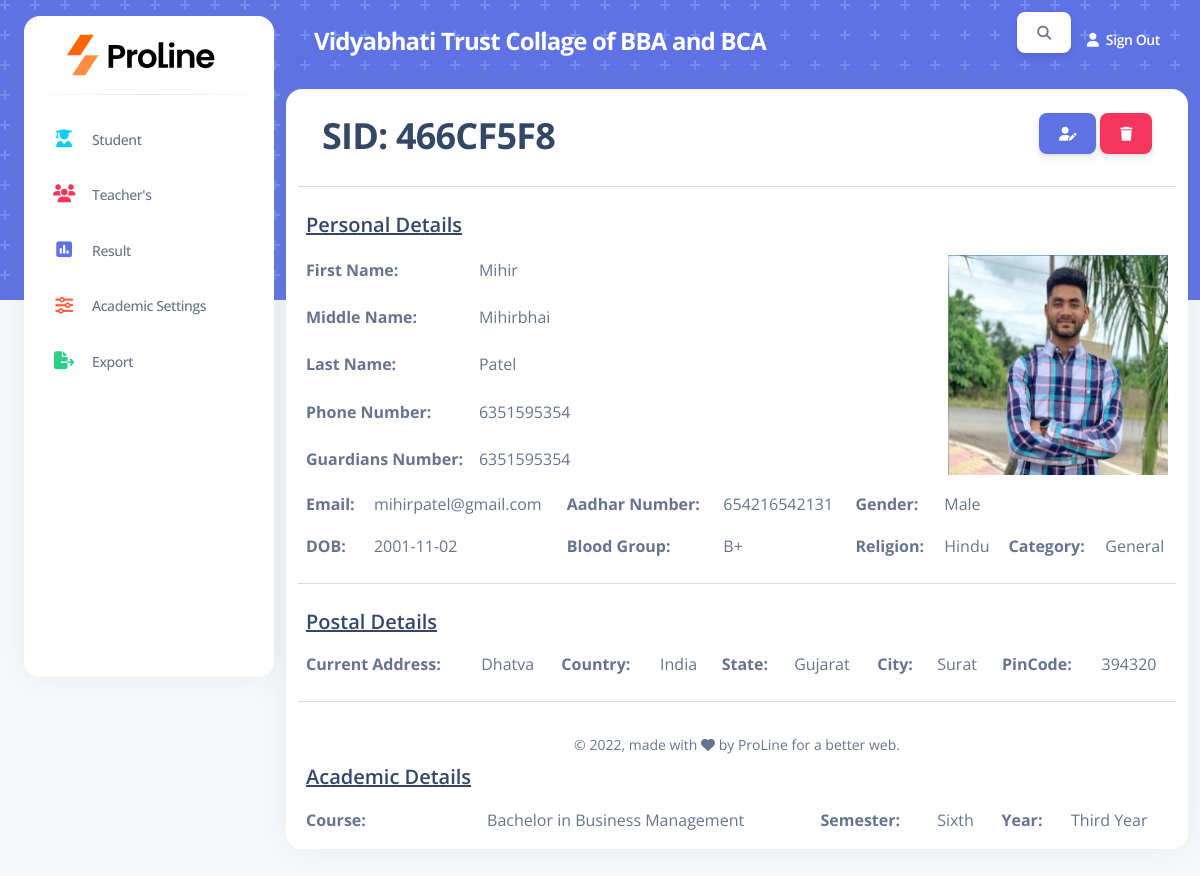
Page /fullStudentDetail.php?SID=466CF5F8 on the committed database.
### tables this page shows
CREATE TABLE `stud_details` (
  `SID` varchar(255) NOT NULL,
  `Photo` varchar(255) NOT NULL,
  `First_Name` varchar(255) NOT NULL,
  `Middle_Name` varchar(255) NOT NULL,
  `Last_Name` varchar(255) NOT NULL,
  `Phone_Number` varchar(255) NOT NULL,
  `Guardians_Number` varchar(255) NOT NULL,
  `Email` varchar(255) NOT NULL,
  `Aadhar_Number` varchar(255) NOT NULL,
  `Gender` varchar(255) NOT NULL,
  `DOB` date NOT NULL,
  `Blood_Group` varchar(255) NOT NULL,
  `POB` varchar(255) NOT NULL,
  `Religion` varchar(255) NOT NULL,
  `Category` varchar(255) NOT NULL,
  `Current_Add` varchar(255) NOT NULL,
  `Country` varchar(255) NOT NULL,
  `State` varchar(255) NOT NULL,
  `City` varchar(255) NOT NULL,
  `PinCode` varchar(255) NOT NULL,
  `Course` varchar(255) NOT NULL,
  `Year` varchar(255) NOT NULL,
  `Semester` varchar(255) DEFAULT NULL
);

### fullStudentDetail.php (the view, shortened to what this page needs)
<?php
    $sid = $_GET['SID'];
    include 'Connection.php';
    $q = 'select * from stud_details where SID = "'.$sid.'"';
    $query = mysqli_query($conn,$q);
    $res = mysqli_fetch_array($query);
?>
<!DOCTYPE html>
<html lang="en">
<head>
  <?php include 'includes/links.php'; ?>
</head>
<body class="g-sidenav-show   bg-gray-100">
    <?php include 'includes/side-navbar.php' ?>
  <main class="main-content position-relative border-radius-lg ">
    <?php include 'includes/top-navbar.php' ?>
    <div class="container-fluid py-2">
      <div class="row">
          <div class="card mb-4 col-12">
            <div class="card-header pb-0 d-flex justify-content-between">
              <h2 > SID: <?php echo $res['SID'] ?></h2>
              <div>
                <a class="btn btn-primary" href = "editstudent.php?SID=<?php echo $res['SID'] ?>" ><i class="fas fa-user-edit"></i></a>
                <a class="btn btn-danger" href = "deletestudent.php?SID=<?php echo $res['SID'] ?>"><i class="fas fa-trash"></i></a>
              </div>
            </div>
            <hr>
            <div class="card-body px-0 pt-0 pb-2">
              <div class="p-0">
                <table class=" table align-items-center mb-0 w-100 table-borderless">
                  <tbody>
                      <tr>
                          <td>
                            <h5 class="mb-0 mr-3 text-decoration-underline">Personal Details</h5>
                          </td>
                      </tr>
                      <tr>
                          <td >
                            <p class="text-md font-weight-bolder mb-0">First Name:</p>
                          </td>
                          <td>
                            <p class="text-md mb-0"><?php echo $res['First_Name'] ?></p>
                          </td>
                          <td style="text-align:right;" rowspan="5" >
                              <div>
                                  <img src="./Student_Photo/<?php echo $res['Photo'] ?>" style="width:220px; height:220px" />
                              </div>
                          </td>
                      </tr>
                      <tr>
                          <td >
                            <p class="text-md font-weight-bolder mb-0">Middle Name:</p>
                          </td>
                          <td>
                            <p class="text-md mb-0"><?php echo $res['Middle_Name'] ?></p>
                          </td>
                      </tr>
                      <tr>
                          <td style="width:100px;">
                            <p class="text-md font-weight-bolder mb-0">Last Name:</p>
                          </td>
                          <td>
                            <p class="text-md mb-0"><?php echo $res['Last_Name'] ?></p>
                          </td>
                      </tr>
                      <tr>
                          <td style="width:100px;">
                            <p class="text-md font-weight-bolder mb-0">Phone Number:</p>
                          </td>
                          <td>
                            <p class="text-md mb-0"><?php echo $res['Phone_Number'] ?></p>
                          </td>
                      </tr>
                      <tr>
                          <td style="width:100px;">
                            <p class="text-md font-weight-bolder mb-0">Guardians Number:</p>
                          </td>
                          <td>
                            <p class="text-md mb-0"><?php echo $res['Guardians_Number'] ?></p>
                          </td>
                      </tr>
                    </tbody>
                </table>
                <table class=" table align-items-center mb-0 w-100 table-borderless">
                    <tbody>
                      <tr>
                          <td>
                            <p class="text-md font-weight-bolder mb-0">Email:</p>
                          </td>
                          <td>
                            <p class="text-md mb-0"><?php echo $res['Email'] ?></p>
                          </td>
                          <td>
                            <p class="text-md font-weight-bolder mb-0">Aadhar Number:</p>
                          </td>
                          <td>
                            <p class="text-md mb-0"><?php echo $res['Aadhar_Number'] ?></p>
                          </td>
                          <td>
                            <p class="text-md font-weight-bolder mb-0">Gender:</p>
                          </td>
                          <td>
                            <p class="text-md mb-0"><?php echo $res['Gender'] ?></p>
                          </td>
                      </tr>
                      <tr>
                            <td>
                                <p class="text-md font-weight-bolder mb-0">DOB:</p>
                            </td>
                            <td>
                                <p class="text-md mb-0"><?php echo $res['DOB'] ?></p>
                            </td>
                            <td>
                                <p class="text-md font-weight-bolder mb-0">Blood Group:</p>
                            </td>
                            <td>
                                <p class="text-md mb-0"><?php echo $res['Blood_Group'] ?></p>
                            </td>
                            <td>
                                <p class="text-md font-weight-bolder mb-0">Religion:</p>
                            </td>
                            <td>
                                <p class="text-md mb-0"><?php echo $res['Religion'] ?></p>
                            </td>
                            <td>
                                <p class="text-md font-weight-bolder mb-0">Category:</p>
                            </td>
                            <td>
                                <p class="text-md mb-0"><?php echo $res['Category'] ?></p>
                            </td>
                      </tr>
                      </tbody>
                </table>
                <hr>
                <table class=" table align-items-center mb-0 w-100 table-borderless">
                    <tbody>
                      <tr>
                          <td>
                            <h5 class="mb-0 mr-3 text-decoration-underline">Postal Details</h5>
                          </td>
                      </tr>
                      <tr>
                            <td>
                                <p class="text-md font-weight-bolder mb-0">Current Address:</p>
                            </td>
                            <td>
                                <p class="text-md mb-0"><?php echo $res['Current_Add'] ?></p>
                            </td>
                            <td>
                                <p class="text-md font-weight-bolder mb-0">Country:</p>
                            </td>
                            <td>
                                <p class="text-md mb-0"><?php echo $res['Country'] ?></p>
                            </td>
                            <td>
                                <p class="text-md font-weight-bolder mb-0">State:</p>
                            </td>
                            <td>
                                <p class="text-md mb-0"><?php echo $res['State'] ?></p>
                            </td>
                            <td>
                                <p class="text-md font-weight-bolder mb-0">City:</p>
                            </td>
                            <td>
                                <p class="text-md mb-0"><?php echo $res['City'] ?></p>
                            </td>
                            <td>
                                <p class="text-md font-weight-bolder mb-0">PinCode:</p>
                            </td>
                            <td>
                                <p class="text-md mb-0"><?php echo $res['PinCode'] ?></p>
                            </td>
                      </tr>
                  </tbody>
                </table>
                <hr>
                <table class=" table align-items-center mb-0 w-100 table-borderless">
                    <tbody>
                      <tr>
                          <td>
                            <h5 class="mb-0 mr-3 text-decoration-underline">Academic Details</h5>
                          </td>
                      </tr>
                      <tr>
                            <td style="width:50px;">
                                <p class="text-md font-weight-bolder mb-0">Course:</p>
                            </td>
                            <td>
                                <p class="text-md mb-0"><?php echo $res['Course'] ?></p>
                            </td>
                            <td>
                                <p class="text-md font-weight-bolder mb-0">Semester:</p>
                            </td>
                            <td>
                                <p class="text-md mb-0"><?php echo $res['Semester'] ?></p>
                            </td>
                            <td>
                                <p class="text-md font-weight-bolder mb-0">Year:</p>
                            </td>
                            <td>
                                <p class="text-md mb-0"><?php echo $res['Year'] ?></p>
                            </td>
                      </tr>
              </div>
            </div>
          </div>
      </div>
    </div>
  </main>
  <?php include 'includes/footer.php'?>
</body>
</html>

### rows in the picture
stud_details: SID "466CF5F8", First_Name "Mihir", Photo (picture), Middle_Name "Mihirbhai", Last_Name "Patel", Phone_Number "6351595354", Guardians_Number "6351595354", Email "mihirpatel@gmail.com", Aadhar_Number "654216542131", Gender "Male", DOB "2001-11-02", Blood_Group "B+", Religion "Hindu", Category "General", Current_Add "Dhatva", Country "India", State "Gujarat", City "Surat", PinCode "394320", Course "Bachelor in Business Management", Semester "Sixth", Year "Third Year"
